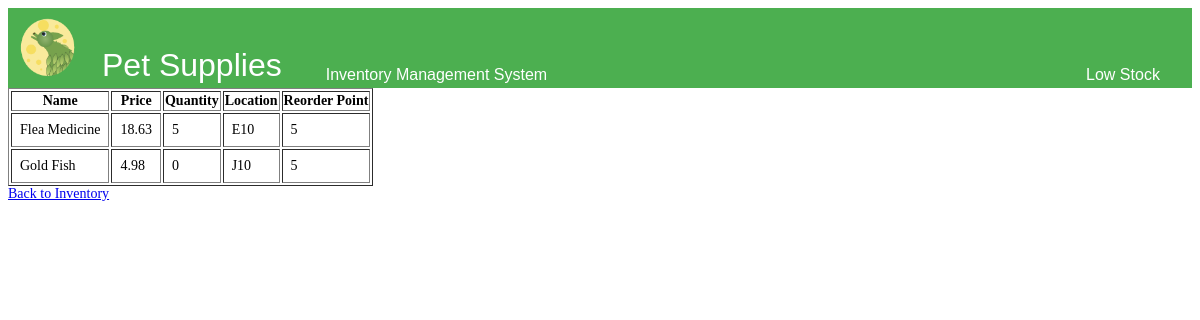
Page /low-stock/ on the committed database.
### inventory/models.py (models this page shows, shortened)
class Supply(models.Model):
    name = models.CharField(max_length=255, primary_key=True)
    price = models.FloatField()
    quantity = models.IntegerField()
    location = models.CharField(max_length=255)
    reorder_point = models.PositiveIntegerField(default=5)

### inventory/views.py (the view)
# urls.py: path('low-stock/', views.low_stock_supplies, name='low_stock_supplies'),
def low_stock_supplies(request):
    low_stock_items = Supply.objects.filter(quantity__lte=models.F('reorder_point'))
    return render(request, 'inventory/low_stock.html', {'low_stock_items': low_stock_items})

### inventory/templates/inventory/low_stock.html (shortened to what this page needs)
{% load static %}
<!DOCTYPE html>
<html lang="en">
<head>
    <link rel="stylesheet" href="{% static 'css/styles.css' %}">
</head>
<body>
    <div class="header-container">
        <table class = "nav_tab">
            <tr>
                <td>
    <img src="{% static 'icons/TLeafLogo2sm.png' %}" alt="T Leaf Logo">
</td>
 <td class = "pet">
    <div class = "head">
        Pet Supplies
        </div>
    </td>
<td class = "warn2">
    Inventory Management System
</td>
<td class = "warn2">
    Low Stock
</td>
</tr>
</table>
</div>
    <table border="1">
        <thead>
            <tr>
                <th>Name</th>
                <th>Price</th>
                <th>Quantity</th>
                <th>Location</th>
                <th>Reorder Point</th>
            </tr>
        </thead>
        <tbody>
            {% for supply in low_stock_items %}
            <tr>
                <td>{{ supply.name }}</td>
                <td>{{ supply.price }}</td>
                <td>{{ supply.quantity }}</td>
                <td>{{ supply.location }}</td>
                <td>{{ supply.reorder_point }}</td>
            </tr>
            {% empty %}
            <tr>
                <td colspan="5">No low stock items.</td>
            </tr>
            {% endfor %}
        </tbody>
    </table>
    <a href="{% url 'index' %}">Back to Inventory</a>
</body>
</html>

### inventory/static/css/styles.css (style rules this page uses)
body { font-family: 'Georgia', serif; font-size: 14px; }
.header-container { font-family: 'Bauhaus 93', Arial, sans-serif; font-size: 16px; background-color: #4CAF50; align-items: center; height: 80px; color: white; text-align: center; }
.header-container img { width: 60px; height: auto; margin-right: 1px; }
.nav_tab { width: 100%; height: 50px; }
.nav_tab th, td, p { vertical-align: bottom; }
.pet { font-family: 'Bauhaus 93', Arial, sans-serif; font-size: 2em; vertical-align: bottom; width: 20%; }
.warn2 { width:70%; }
.head { margin-right: auto; margin-left: 5px; vertical-align: top; }
.data_tab th, td { text-align: left; padding: 8px; }

### rows in the picture
Supply: name "Flea Medicine", price "18.63", quantity "5", location "E10", reorder_point "5"
Supply: name "Gold Fish", price "4.98", quantity "0", location "J10", reorder_point "5"
